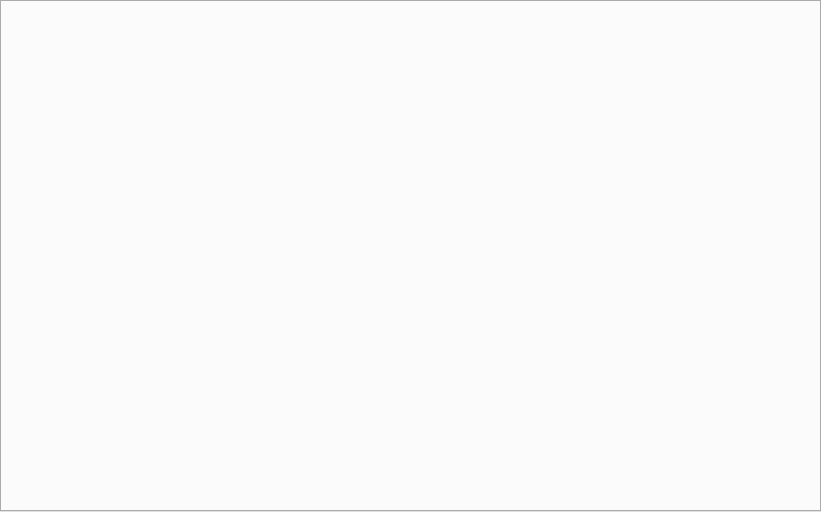
<?xml version="1.0" encoding="UTF-8"?>
<ui version="4.0">
 <class>MainWindow</class>
 <widget class="QMainWindow" name="MainWindow">
  <property name="geometry">
   <rect>
    <x>0</x>
    <y>0</y>
    <width>821</width>
    <height>512</height>
   </rect>
  </property>
  <property name="font">
   <font>
    <pointsize>10</pointsize>
   </font>
  </property>
  <property name="windowIcon">
   <iconset resource="../rc/resources.qrc">
    <normaloff>:/logos/images/icons/guardata.png</normaloff>:/logos/images/icons/guardata.png</iconset>
  </property>
  <property name="autoFillBackground">
   <bool>true</bool>
  </property>
  <property name="tabShape">
   <enum>QTabWidget::Rounded</enum>
  </property>
  <property name="unifiedTitleAndToolBarOnMac">
   <bool>true</bool>
  </property>
  <widget class="QWidget" name="widget_center">
   <layout class="QHBoxLayout" name="horizontalLayout">
    <property name="spacing">
     <number>0</number>
    </property>
    <property name="leftMargin">
     <number>0</number>
    </property>
    <property name="topMargin">
     <number>0</number>
    </property>
    <property name="rightMargin">
     <number>0</number>
    </property>
    <property name="bottomMargin">
     <number>0</number>
    </property>
    <item>
     <widget class="QTabWidget" name="tab_center">
      <property name="currentIndex">
       <number>-1</number>
      </property>
      <property name="tabsClosable">
       <bool>true</bool>
      </property>
      <property name="movable">
       <bool>true</bool>
      </property>
      <property name="tabBarAutoHide">
       <bool>false</bool>
      </property>
     </widget>
    </item>
   </layout>
  </widget>
 </widget>
 <resources>
  <include location="../rc/resources.qrc"/>
 </resources>
 <connections/>
</ui>
